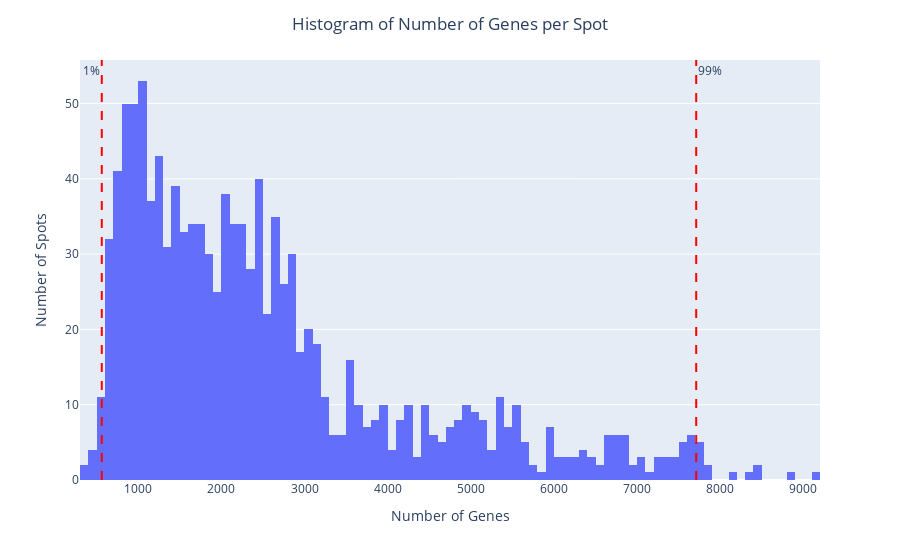

Here is the notebook cell this chart was saved with:
### Code cell
lower_genes = np.percentile(adata.obs['n_genes_by_counts'], 1)
upper_genes = np.percentile(adata.obs['n_genes_by_counts'], 99)

# Histogram of number of genes per spot
fig2 = px.histogram(
    adata.obs,
    x='n_genes_by_counts',
    nbins=100
)
fig2.update_layout(
    title={'text': 'Histogram of Number of Genes per Spot', 'x': 0.5, 'xanchor': 'center'},
    xaxis_title='Number of Genes',
    yaxis_title='Number of Spots',
)
# Add vertical percentile lines
fig2.add_vline(x=lower_genes, line=dict(color='red', dash='dash'), annotation_text='1%', annotation_position='top left')
fig2.add_vline(x=upper_genes, line=dict(color='red', dash='dash'), annotation_text='99%', annotation_position='top right')
fig2.show()

### Figure 1 — Plotly figure (JSON) as saved in the notebook; plotly's stock layout.template omitted (floating-point values rounded to 4 significant figures; data arrays with more than 128 entries replaced by an {"elided": "..."} marker saying what was removed)
{"data": [{"bingroup": "x", "hovertemplate": "n_genes_by_counts=%{x}<br>count=%{y}<extra></extra>", "legendgroup": "", "marker": {"color": "#636efa", "pattern": {"shape": ""}}, "name": "", "nbinsx": 100, "orientation": "v", "showlegend": false, "type": "histogram", "x": {"elided": "1175 int values"}, "xaxis": "x", "yaxis": "y"}], "layout": {"annotations": [{"showarrow": false, "text": "1%", "x": 561.4, "xanchor": "right", "xref": "x", "y": 1, "yanchor": "top", "yref": "y domain"}, {"showarrow": false, "text": "99%", "x": 7711.0, "xanchor": "left", "xref": "x", "y": 1, "yanchor": "top", "yref": "y domain"}], "barmode": "relative", "legend": {"tracegroupgap": 0}, "margin": {"t": 60}, "shapes": [{"line": {"color": "red", "dash": "dash"}, "type": "line", "x0": 561.4, "x1": 561.4, "xref": "x", "y0": 0, "y1": 1, "yref": "y domain"}, {"line": {"color": "red", "dash": "dash"}, "type": "line", "x0": 7711.0, "x1": 7711.0, "xref": "x", "y0": 0, "y1": 1, "yref": "y domain"}], "title": {"text": "Histogram of Number of Genes per Spot", "x": 0.5, "xanchor": "center"}, "xaxis": {"anchor": "y", "domain": [0, 1], "title": {"text": "Number of Genes"}}, "yaxis": {"anchor": "x", "domain": [0, 1], "title": {"text": "Number of Spots"}}}}
